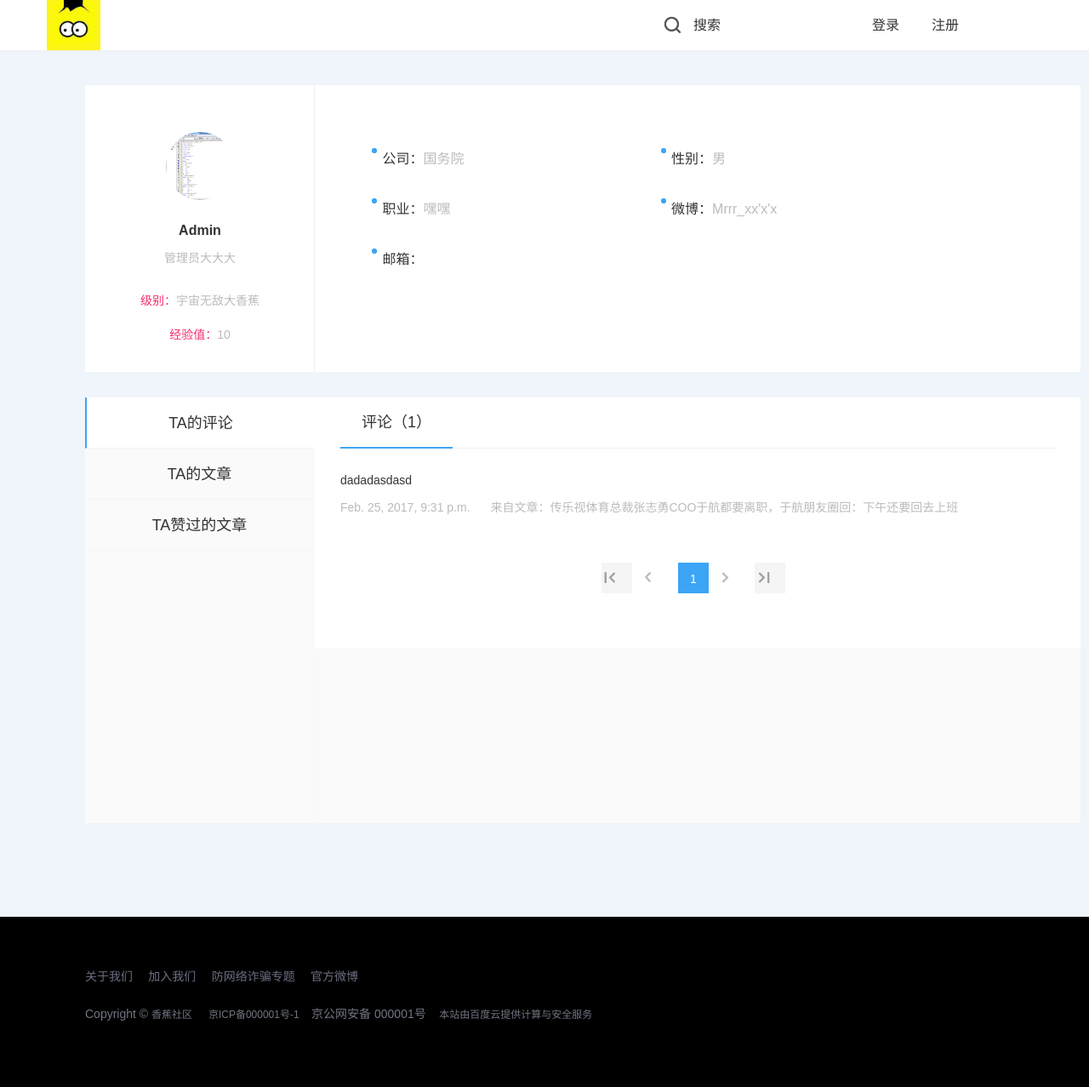
/bbs/user_comment/1, run on an earlier commit of the app's database.
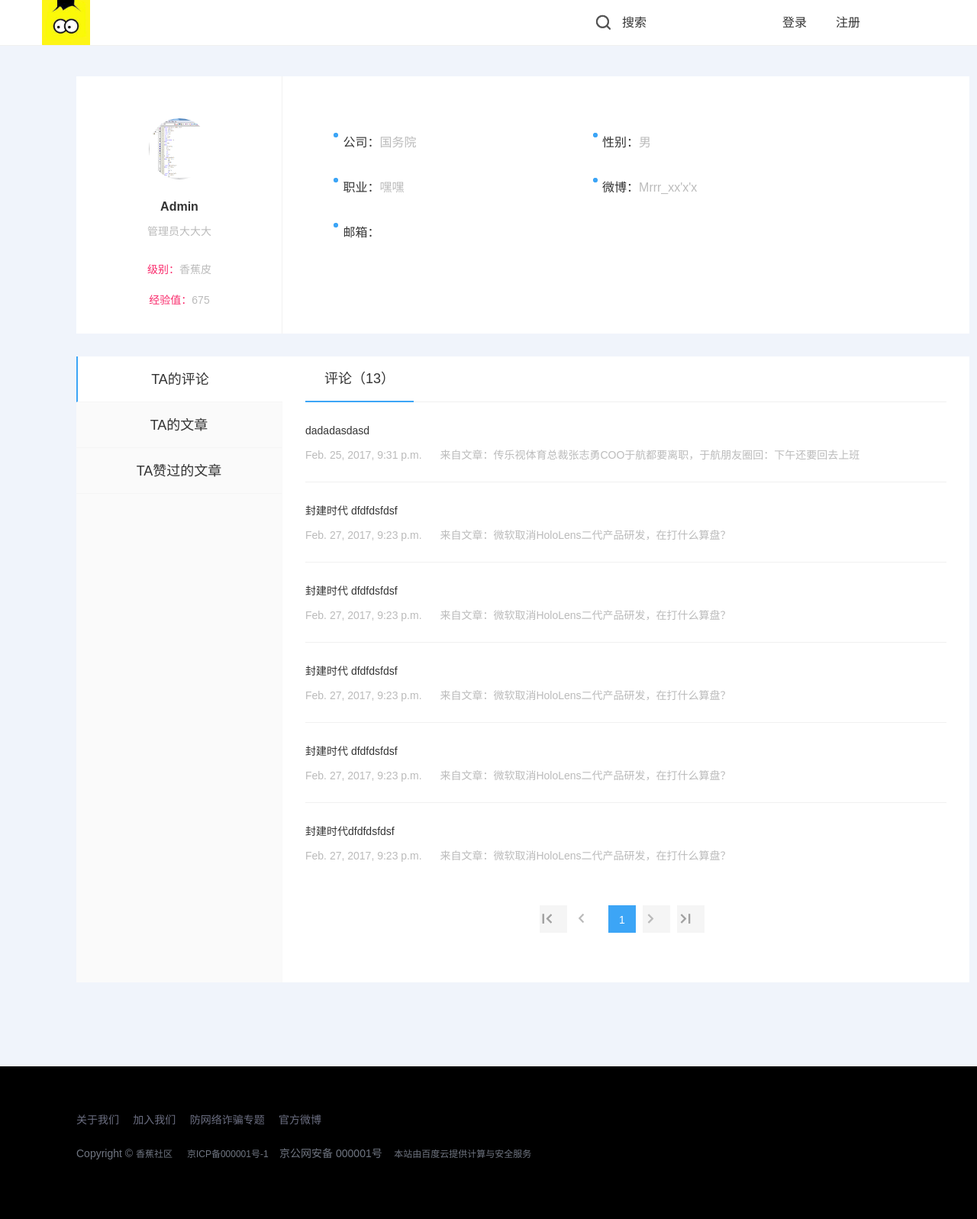
And on a later commit of the database.
### bbs/models.py (models this page shows, shortened)
class UserProfile(models.Model):
    user = models.OneToOneField(User)
    name = models.CharField(max_length=32)
    user_real_name = models.CharField(max_length=255, blank=True, null=True, default='未填写')
    signature = models.CharField(max_length=255, blank=True, null=True, default='未填写')
    mobile_phone = models.IntegerField(blank=True, null=True)
    company = models.CharField(max_length=255, blank=True, null=True, default='未填写')
    star = models.CharField(max_length=255, blank=True, null=True, default='未填写')
    profession = models.CharField(max_length=255, blank=True, null=True, default='未填写')
    weibo = models.CharField(max_length=255, blank=True, null=True, default='未填写')
    sex_choices = (('男', u"男"),
                   ('女', u"女"),
                   ('未知', u'未知')
                   )
    sex = models.CharField(choices=sex_choices, default='未知', max_length=32)
    birth = models.DateField(blank=True, null=True)
    address = models.CharField(max_length=255, blank=True, null=True, default='未填写')
    sign_up_time = models.DateField(blank=True, null=True)
    experience = models.IntegerField(u"经验值", default=0)
    level_choices = (('香蕉皮', u"香蕉皮"),
                     ('小香蕉', u"小香蕉"),
                     ('大香蕉', u"大香蕉"),
                     ('皮皮香焦', u"皮皮香焦"),
                     ('宇宙无敌大香蕉', u"宇宙无敌大香蕉"),
                     )
    user_level = models.CharField(choices=level_choices, default='香蕉皮', max_length=32)
    head_img = models.ImageField(u"头像", blank=True, null=True, upload_to="statics/uploads",
                                 default='statics/uploads/no-img.jpg')
    article_like = models.ManyToManyField("Article", blank=True)
    short_article_like = models.ManyToManyField("ShortArticles", blank=True)
    friends = models.ManyToManyField('self', related_name="my_friends", blank=True)

class Comment(models.Model):
    article = models.ForeignKey(Article, verbose_name=u"所属文章")
    parent_comment = models.ForeignKey('self', related_name='my_children', blank=True, null=True)
    comment_type = models.IntegerField(default=1)
    user = models.ForeignKey("UserProfile")
    comment = models.TextField(blank=True, null=True)
    date = models.DateTimeField(auto_now_add=True)
    comment_thumb_count = models.IntegerField(u"评论点赞数量", default=0)

class Article(models.Model):
    title = models.CharField(u"标题", max_length=255)
    brief = models.CharField(u"文章简介", null=True, blank=True, max_length=150)
    category = models.ForeignKey("Category")
    content = models.TextField(u"文章内容")
    author = models.ForeignKey("UserProfile")
    pub_date = models.DateTimeField(blank=True, null=True)
    last_modify = models.DateTimeField(auto_now=True)
    priority = models.IntegerField(u"优先级", default=1000)
    head_img = models.ImageField(u"图片", upload_to="statics/uploads")
    thumb_count = models.IntegerField(u"点赞数量", default=0)
    disgusting_count = models.IntegerField(u"踩数量", default=0)
    click_count = models.IntegerField(u"点击量", default=0)
    status_choices = (('draft', u"草稿"),
                      ('published', u"已发布"),
                      ('hidden', u"隐藏"),
                      )
    status = models.CharField(choices=status_choices, default='published', max_length=32)

### bbs/views.py (the view)
# urls.py: url(r'^user_comment/(\d+)$', views.user_comment, name="user_comment"),
def user_comment(request, user_id):
    user_comments = models.Comment.objects.filter(user_id=user_id)
    comment_count = models.Comment.objects.filter(user_id=user_id).count()
    one_page_comment = add_articles_handler.page_handler(request, user_comments)
    user_info = user_information(request, user_id)
    return render(request, 'bbs/user_comment.html', {'comment_list': one_page_comment,
                                                     'user_info': user_info,
                                                     'comment_count': comment_count,
                                                     'current_user_id': user_id})

### bbs/add_articles_handler.py (called while the page is built)
def page_handler(re, obj_list):
    ret = {'type': 'json'}
    page_cls = Paginator(obj_list, 6)
    if re.method == 'POST':
        page_num = re.POST.get('page_num')
        try:
            contents = page_cls.page(page_num)
            ret['page_num'] = str(int(page_num) + 1)
            ret['data'] = contents
            ret['success'] = 'success'
        except EmptyPage:
            contents = page_cls.page(page_cls.num_pages)
            ret['success'] = 'fail-forward'
            ret['page_num'] = str(int(page_num) + 1)
            ret['data'] = contents
        return ret
    else:
        page = re.GET.get('page')
        try:
            contents = page_cls.page(page)
        except PageNotAnInteger:
            contents = page_cls.page(1)
        except EmptyPage:
            contents = page_cls.page(page_cls.num_pages)
        return contents

### bbs/templatetags/custom.py (called while the page is built)
@register.filter
def truncate_url(img_obj):
    return img_obj.name.split("/")[-1]

@register.filter
def get_end_arg(obj):
    arg = obj.split('/')[-1]
    return arg

### bbs/views.py (called while the page is built)
def user_information(request, user_id):
    user_obj = models.UserProfile.objects.get(id=user_id)
    experience = user_obj.experience
    if experience >= 300:
        user_obj.user_level = '香蕉皮'
    elif experience >= 1000:
        user_obj.user_level = '小香蕉'
    elif experience >= 2000:
        user_obj.user_level = '大香蕉'
    elif experience >= 3000:
        user_obj.user_level = '皮皮香焦'
    elif experience >= 5000:
        user_obj.user_level = '宇宙无敌大香蕉'
    user_obj.save()
    user_info = models.UserProfile.objects.get(id=user_id)
    return user_info

### templates/bbs/user_comment.html
{% extends 'bbs/user_detail.html' %}
{% load custom %}
{% block user-content %}
    <div class="user-menu-warp">
        <div class="menu-warp">
            <ul>
                {% if request.user.userprofile.id == user_info.id %}
                    <li class=""><a href="{% url 'user_detail' request.user.userprofile.id %}">我的消息</a></li>
                    <li class="active"><a href="{% url 'user_comment' request.user.userprofile.id %}">我的评论</a></li>
                    <li class=""><a href="{% url 'user_article' request.user.userprofile.id %}">我的文章</a></li>
                    <li class=""><a href="{% url 'user_draft' request.user.userprofile.id %}">我的草稿</a></li>
                    <li class=""><a href="{% url 'user_like_article' request.user.userprofile.id %}">赞过的文章</a></li>
                {% else %}
                    <li class="active"><a href="{% url 'user_comment' request.get_full_path|get_end_arg %}">TA的评论</a></li>
                    <li class=""><a href="{% url 'user_article' request.get_full_path|get_end_arg %}">TA的文章</a></li>
                    <li class=""><a href="{% url 'user_like_article' request.get_full_path|get_end_arg %}">TA赞过的文章</a></li>
                {% endif %}
            </ul>
        </div>
        <div class="user-content-warp">
            <ul class="nav-box">
                <li class="active"><a href="{% url 'user_comment' user_info.id %}">评论（{{ comment_count }}）</a></li>
            </ul>
            <div class="message-box">
                <ul>
                    {% if comment_list %}
                        {% for comment in comment_list %}
                            <li type="comment">
                                <div class="message-title"><a
                                        href="{% url 'article_detail' comment.article_id %}" target="_blank">
                                    {{ comment.comment }}</a>
                                </div>
                                <div class="message-time">
                                    {{ comment.date }} <span class="message-article">来自文章：<a
                                        href="{% url 'article_detail' comment.article_id %}"
                                        target="_blank">{{ comment.article.title }}</a></span>
                                </div>
                            </li>
                        {% endfor %}
                        <nav class="page-nav">
                            <ul class="pagination">
                                <li><a href="?page=1" aria-label="First"><span aria-hidden="true"><i
                                        class="icon icon-first"></i></span></a></li>
                                {% if comment_list.has_previous %}
                                    <li><a href="?page={{ comment_list.previous_page_number }}"
                                           aria-label="Previous"><span aria-hidden="true"><i
                                            class="icon icon-lt"></i></span></a></li>
                                {% else %}
                                    <li class="disabled"><a href="#" aria-label="Previous"><span aria-hidden="true"><i
                                            class="icon icon-lt"></i></span></a></li>
                                {% endif %}
                                <li class="active">
                                    <a>
                                        {{ comment_list.number }}
                                    </a>
                                </li>
                                {% if comment_list.has_next %}
                                    <li><a href="?page={{ comment_list.next_page_number }}"> <i
                                            class="icon icon-gt"></i></a>
                                    </li>
                                {% else %}
                                    <li class="disabled"><a href="#"> <i class="icon icon-gt"></i></a></li>
                                {% endif %}
                                <li><a href="?page={{ comment_list.paginator.num_pages }}"><i
                                        class="icon icon-last"></i></a></li>
                            </ul>
                        </nav>
                    {% else %}
                        <div class="no-content-prompt">一条都没评论过？</div>
                    {% endif %}
                </ul>
            </div>
        </div>
    </div>
{% endblock %}

### templates/bbs/user_detail.html (shortened to what this page needs)
{% extends 'base.html' %}
{% load custom %}
{% block page-container %}
    <body style="background-color: rgb(240, 244, 251);">
    <div class="container per_center per_center_body">
        <div class="user-info-warp">
            <div class="user-head-box">
                <div class="user-face">
                    <img src="/static/uploads/{{ user_info.head_img|truncate_url }}"
                         style="width:100px;height:100px;">
                </div>
                <div class="user-name">{{ user_info.name }}<a href="/vip" target="_blank"></a></div>
                <div class="user-one">
                    <span class="show-span show-yijuhua">
                        <span class="show-span js-edit-one">{{ user_info.signature }}</span>
                    </span>
                </div>
                <div class="user-level">
                    级别：<span class="c2">{{ user_info.user_level }}</span>
                </div>
                <div class="user-expr">
                    经验值：<span class="c2">{{ user_info.experience }}</span>
                </div>
            </div>
            <div class="user-info-box">
                <div class="col-lg-5">
                    <div class="user-info">
                        <i class="icon icon-user-point"></i>
                        公司：<span class="c2">{{ user_info.company }}</span>
                    </div>
                    <div class="user-info">
                        <i class="icon icon-user-point"></i>
                        职业：<span class="c2">{{ user_info.profession }}</span>
                    </div>
                    <div class="user-info">
                        <i class="icon icon-user-point"></i>
                        邮箱：
                    </div>
                </div>
                <div class="col-lg-7">
                    <div class="user-info">
                        <i class="icon icon-user-point"></i>
                        性别：<span class="c2">{{ user_info.sex }}</span>
                    </div>
                    <div class="user-info ">
                        <i class="icon icon-user-point"></i>
                        微博：<span class="c2">{{ user_info.weibo }}</span>
                    </div>
                </div>
            </div>
        </div>
        {% block user-content %}{% endblock %}
        </div>
    </div>
    </body>
{% endblock %}

### templates/base.html (shortened to what this page needs)
{% load custom %}
<!DOCTYPE html>
<html lang="zh-CN">
<head>
    <link href="/static/bootstrap/css/screen.css" rel="stylesheet">
    <link href="/static/bootstrap/css/bootstrap.min.css" rel="stylesheet">
    <link href="/static/bootstrap/css/navbar-fixed-top.css" rel="stylesheet">
    <link href="/static/bootstrap/css/custom.css" rel="stylesheet">
    <link href="/static/bootstrap/css/zeroModal.css" rel="stylesheet">
    <link rel="stylesheet" href="/static/bootstrap/css/nanoscroller.css">
</head>
<body> {% csrf_token %}
<header id="top" role="banner" class="transition">
    <div class="container">
        <div class="navbar-header transition">
            <a href="/bbs" title="首页">
                <img src="/static/bootstrap/img/logo.jpg" alt="" title="首页">
            </a>
        </div>
        <ul class="nav navbar-nav navbar-right transition">
            <li class="search-li js-show-search-box"><i class="icon icon-search "></i><a class="index-search"
                    href="javascript:void(0);" >搜索</a></li>
            {% if request.user.is_authenticated %}
                <li class=""><img src="/static/uploads/{{ request.user.userprofile.head_img|truncate_url }}"
                                  style="width:30px;height:30px;"></li>
                <li class="banner-user-name"><a
                        href="{% url 'user_detail' request.user.userprofile.id %}">{{ request.user.userprofile.name }}</a>
                </li>
                <li class="log-out"><a href="{% url 'logout' %}">注销</a>
                </li>
                <li class="publish-articles "><a href="{% url 'new_article' %}"
                                                 class="js-open-contribute transition">投稿</a>
                </li>
            {% else %}
                <li class="login-link-box"><a href="#" class="javascript:void(0);">登录</a></li>
                <li class="register"><a href="{% url 'register' %}" class="js-register">注册</a></li>
            {% endif %}
        </ul>
    </div>
</header>
<div class="page-container">
    {% block page-container %}{% endblock %}
<footer class="footer">
    <div class="container copy-right">
        <div class="footer-tag-list">
            <a href="{% url 'about' %}" target="_blank" class="transition">关于我们</a>
            <a href="{% url 'about' %}" target="_blank" class="transition">加入我们</a>
            <a href="http://www.cyberpolice.cn/wfjb/" target="_blank" class="transition">防网络诈骗专题</a>
            <a href="http://weibo.com/u/1772462373" target="_blank" class="transition">官方微博</a>
        </div>
        <span style="margin-top: 20px;font-size: 14px">Copyright © <a href="http://182.61.17.104/bbs/">香蕉社区</a> <a
                href="http://www.miitbeian.gov.cn/" target="_blank" style="margin-left: 15px">京ICP备000001号-1</a>
            &nbsp;<a href="#" target="_blank">&nbsp;&nbsp;</a>京公网安备 000001号&nbsp;&nbsp;&nbsp;
            <a href="https://cloud.baidu.com/">本站由百度云提供计算与安全服务</a>
        </span>
    </div>
</footer>
</body>
</html>

What changed in the data, as far as the page shows it:
changed UserProfile "Admin": user_level "宇宙无敌大香蕉" → "香蕉皮"; experience "10" → "675"
added Comment: comment "封建时代 dfdfdsfdsf", date "Feb. 27, 2017, 9:23 p.m.", article "微软取消HoloLens二代产品研发，在打什么算盘？"
added Comment: comment "封建时代 dfdfdsfdsf", date "Feb. 27, 2017, 9:23 p.m.", article "微软取消HoloLens二代产品研发，在打什么算盘？"
added Comment: comment "封建时代 dfdfdsfdsf", date "Feb. 27, 2017, 9:23 p.m.", article "微软取消HoloLens二代产品研发，在打什么算盘？"
added Comment: comment "封建时代 dfdfdsfdsf", date "Feb. 27, 2017, 9:23 p.m.", article "微软取消HoloLens二代产品研发，在打什么算盘？"
added Comment: comment "封建时代dfdfdsfdsf", date "Feb. 27, 2017, 9:23 p.m.", article "微软取消HoloLens二代产品研发，在打什么算盘？"
Also different on the page:
{{ comment_count }}: "1" → "13"
